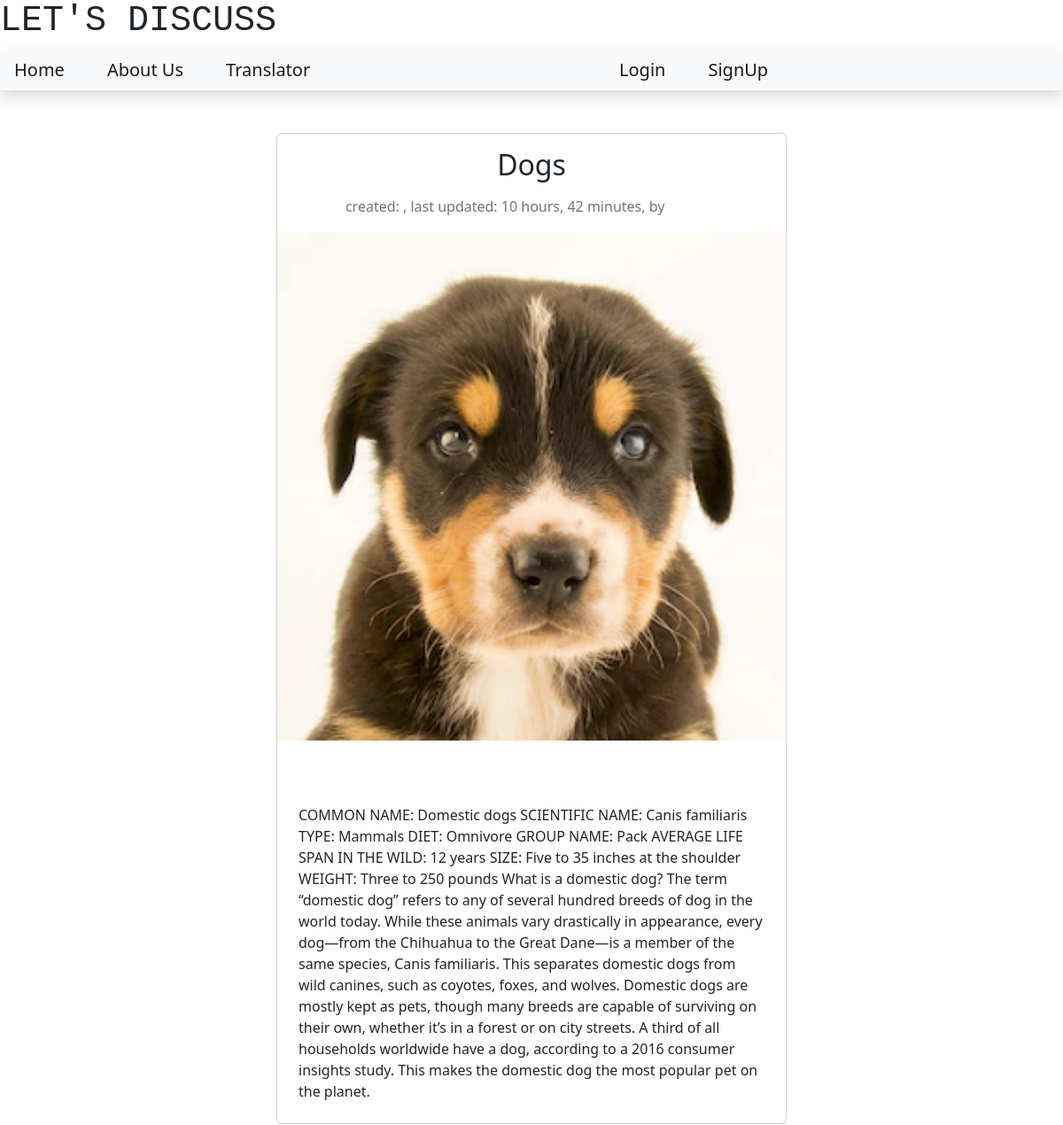
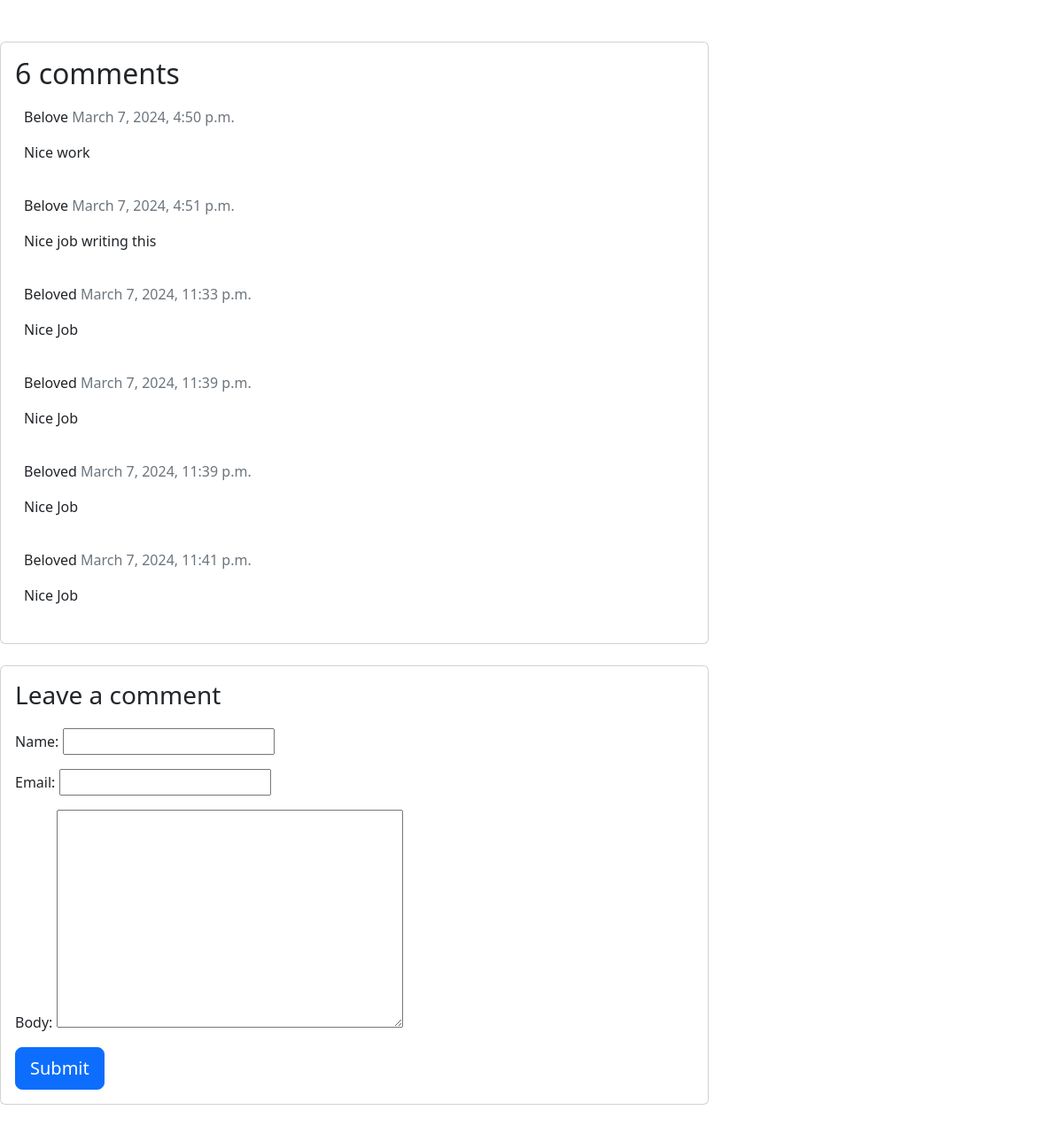
/dogs/, run on the app's committed database (2 pictures, top to bottom).
### blog/models.py (models this page shows, shortened)
class Post(models.Model):
    title = models.CharField(max_length=200, db_index=True)
    content = models.TextField()
    date_created = models.DateTimeField(auto_now_add=True)
    slug = models.SlugField(max_length=200, db_index=True)
    image = models.ImageField(upload_to='', blank=True, null=True)
    tags = models.ManyToManyField(Tag, blank=True)
    author = models.ForeignKey(to=settings.AUTH_USER_MODEL, on_delete=models.CASCADE)
    status = models.IntegerField(choices=STATUS, default=0)
    updated_on = models.DateTimeField(auto_now= True)

class Comment(models.Model):
    post = models.ForeignKey(Post,on_delete=models.CASCADE,related_name='comments')
    name = models.CharField(max_length=80)
    email = models.EmailField()
    body = models.TextField()
    created_on = models.DateTimeField(auto_now_add=True)
    active = models.BooleanField(default=False)
    class Meta:
        ordering = ['created_on']

### blog/views.py (the view)
# urls.py: path('<slug:slug>/', views.post_detail, name='post_detail'),
def post_detail(request, slug):
        template_name = 'blog.html'
        post = get_object_or_404(Post, slug=slug)
        comments = post.comments.filter(active=True)
        new_comment = None
        if request.method == 'POST':
            comment_form = CommentForm(data=request.POST)
            if comment_form.is_valid():
                new_comment = comment_form.save(commit=False)
                new_comment.post = post
                new_comment.save()
        else:
            comment_form = CommentForm()
        return render(request, template_name, {'post': post,
                                            'comments': comments,
                                            'new_comment': new_comment,
                                            'comment_form': comment_form})

### blog/forms.py
class CommentForm(forms.ModelForm):
    class Meta:
        model = Comment
        fields = ('name', 'email', 'body')

### templates/blog.html (shortened to what this page needs)
{% extends 'base.html' %}
{% block content %}
<div class="container-fluid my-5">
        <div class="row">
                <div class="col-lg-6 offset-lg-3">
                        <div class="card">
                                <h2 class="card-title text-center my-3">{{ post.title }}</h2>
                                <div class="text-muted text-center mb-3">
                                        <div>
                                                created: {{ post.created_on|date:"N j Y" }},
                                                last updated: {{ post.updated_on|timesince }},
                                                by <a class="badge badge-secondary" href="#">{{ post.author }}</a>
                                        </div>
                                </div>
                                        {% if post.image %}
                                        <img class="card-img-top" src="{{ post.image.url }}" alt="{{ post.title }}">
                                        {% endif %}
                                <div class="card-text mt-5 p-4">
                                        {{ post.content }}
                                </div>
                        </div>
                </div>
        </div>
</div>
<div class="col-md-8 card mb-4  mt-3 ">
        <div class="card-body">
                <h2>{{ comments.count }} comments</h2>
                {% for comment in comments %}
                <div class="comments" style="padding: 10px;">
                        <p class="font-weight-bold">
                                {{ comment.name }}
                                <span class=" text-muted font-weight-normal">
                                {{ comment.created_on }}
                                </span>
                        </p>
                        {{ comment.body | linebreaks }}
                </div>
                  {% endfor %}
        </div>
</div>
<div class="col-md-8 card mb-4  mt-3 ">
        <div class="card-body">
                {% if new_comment %}
                <div class="alert alert-success" role="alert">
                    Your comment is awaiting moderation
                </div>
                  {% else %}
                <h3>Leave a comment</h3>
                <form method="post" style="margin-top: 1.3em;">
                    {{ comment_form.as_p }}
                        <button type="submit" class="btn btn-primary  btn-lg">Submit</button>
                </form>
                  {% endif %}
        </div>
</div>
{% endblock content %}

### data on the page
Post: title "Dogs", updated_on "10 hours, 42 minutes", image (picture), content "COMMON NAME: Domestic dogs SCIENTIFIC NAME: Canis familiaris TYPE: Mammals DIET: Omnivore GROUP NAME: Pack AVERAGE LIFE SPAN IN THE WILD: 12 years SIZE: Five to 35 inches at the shoulder WEIGHT: Three to 250 pounds What is a domestic dog? The term “domestic dog” refers to any of several hundred breeds of dog in the world today. While these animals vary drastically in appearance, every dog—from the Chihuahua to the Great Dane—is a member of the same species, Canis familiaris. This separates domestic dogs from wild canines, such as coyotes, foxes, and wolves. Domestic dogs are mostly kept as pets, though many breeds are capable of surviving on their own, whether it’s in a forest or on city…"
Comment: name "Belove", created_on "March 7, 2024, 4:50 p.m.", body "Nice work"
Comment: name "Belove", created_on "March 7, 2024, 4:51 p.m.", body "Nice job writing this"
Comment: name "Beloved", created_on "March 7, 2024, 11:33 p.m.", body "Nice Job"
Comment: name "Beloved", created_on "March 7, 2024, 11:39 p.m.", body "Nice Job"
Comment: name "Beloved", created_on "March 7, 2024, 11:39 p.m.", body "Nice Job"
Comment: name "Beloved", created_on "March 7, 2024, 11:41 p.m.", body "Nice Job"

### other printed values
{{ comments.count }} "6"
